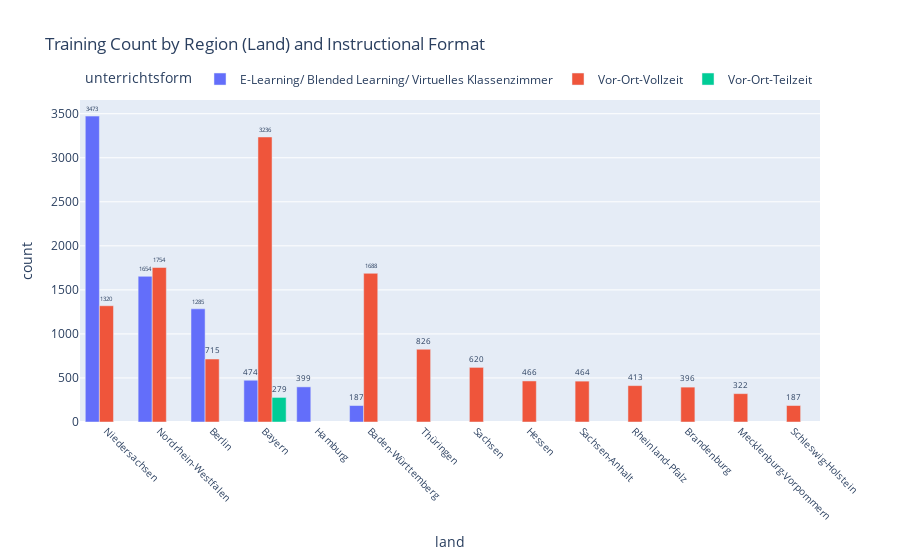

This figure's notebook cell:
### Markdown cell above
<font size= "4">***BAR CHART FOR SHOWING TRAINING COUNT BY REGION AND INSTRUCTIONAL FORMAT***</font>

### Code cell
import sqlite3
import plotly.express as px

db_connection = sqlite3.connect('weiterbildung_analysis.db')
cursor = db_connection.cursor()

query = '''
    SELECT land, unterrichtsform, COUNT(*) as count
    FROM schulisch_ausbildung
    WHERE land IS NOT NULL AND unterrichtsform IS NOT NULL
    GROUP BY land, unterrichtsform
    ORDER BY count DESC
    limit 20
'''
cursor.execute(query)
data = cursor.fetchall()

db_connection.close()

import pandas as pd
df = pd.DataFrame(data, columns=['land', 'unterrichtsform', 'count'])

fig = px.bar(
    df,
    x='land',
    y='count',
    color='unterrichtsform',
    title='Training Count by Region (Land) and Instructional Format',
    labels={'x': 'Region (Land)', 'y': 'Number of Trainings'},
    text='count',  
    barmode='group'  
)

# Rotate x-axis labels for better visibility
fig.update_xaxes(tickangle=45, tickfont=dict(size=10))

# Display the number of trainings on top of each bar
fig.update_traces(texttemplate='%{text}', textposition='outside')

# Set the position of the legend to be below the chart
fig.update_layout(legend=dict(orientation="h", yanchor="bottom", y=1.02, xanchor="center", x=0.5))

# Show the plot
fig.show()

### Figure 1 — Plotly figure (JSON) as saved in the notebook; plotly's stock layout.template omitted (floating-point values rounded to 4 significant figures)
{"data": [{"alignmentgroup": "True", "hovertemplate": "unterrichtsform=E-Learning/ Blended Learning/ Virtuelles Klassenzimmer<br>land=%{x}<br>count=%{text}<extra></extra>", "legendgroup": "E-Learning/ Blended Learning/ Virtuelles Klassenzimmer", "marker": {"color": "#636efa", "pattern": {"shape": ""}}, "name": "E-Learning/ Blended Learning/ Virtuelles Klassenzimmer", "offsetgroup": "E-Learning/ Blended Learning/ Virtuelles Klassenzimmer", "orientation": "v", "showlegend": true, "text": [3473, 1654, 1285, 474, 399, 187], "textposition": "outside", "texttemplate": "%{text}", "type": "bar", "x": ["Niedersachsen", "Nordrhein-Westfalen", "Berlin", "Bayern", "Hamburg", "Baden-Württemberg"], "xaxis": "x", "y": [3473, 1654, 1285, 474, 399, 187], "yaxis": "y"}, {"alignmentgroup": "True", "hovertemplate": "unterrichtsform=Vor-Ort-Vollzeit<br>land=%{x}<br>count=%{text}<extra></extra>", "legendgroup": "Vor-Ort-Vollzeit", "marker": {"color": "#EF553B", "pattern": {"shape": ""}}, "name": "Vor-Ort-Vollzeit", "offsetgroup": "Vor-Ort-Vollzeit", "orientation": "v", "showlegend": true, "text": [3236, 1754, 1688, 1320, 826, 715, 620, 466, 464, 413, 396, 322, 187], "textposition": "outside", "texttemplate": "%{text}", "type": "bar", "x": ["Bayern", "Nordrhein-Westfalen", "Baden-Württemberg", "Niedersachsen", "Thüringen", "Berlin", "Sachsen", "Hessen", "Sachsen-Anhalt", "Rheinland-Pfalz", "Brandenburg", "Mecklenburg-Vorpommern", "Schleswig-Holstein"], "xaxis": "x", "y": [3236, 1754, 1688, 1320, 826, 715, 620, 466, 464, 413, 396, 322, 187], "yaxis": "y"}, {"alignmentgroup": "True", "hovertemplate": "unterrichtsform=Vor-Ort-Teilzeit<br>land=%{x}<br>count=%{text}<extra></extra>", "legendgroup": "Vor-Ort-Teilzeit", "marker": {"color": "#00cc96", "pattern": {"shape": ""}}, "name": "Vor-Ort-Teilzeit", "offsetgroup": "Vor-Ort-Teilzeit", "orientation": "v", "showlegend": true, "text": [279], "textposition": "outside", "texttemplate": "%{text}", "type": "bar", "x": ["Bayern"], "xaxis": "x", "y": [279], "yaxis": "y"}], "layout": {"barmode": "group", "legend": {"orientation": "h", "title": {"text": "unterrichtsform"}, "tracegroupgap": 0, "x": 0.5, "xanchor": "center", "y": 1.02, "yanchor": "bottom"}, "title": {"text": "Training Count by Region (Land) and Instructional Format"}, "xaxis": {"anchor": "y", "domain": [0, 1], "tickangle": 45, "tickfont": {"size": 10}, "title": {"text": "land"}}, "yaxis": {"anchor": "x", "domain": [0, 1], "title": {"text": "count"}}}}
